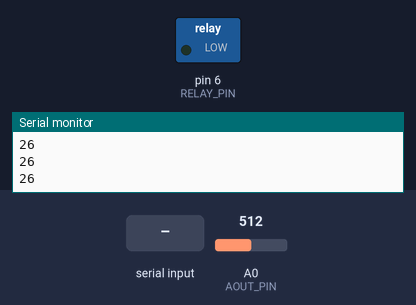
Bench run of a sketch on a simulated Arduino Uno, built with avr-gcc and run on an emulated ATmega328P. On the bench: switched loads named in the sketch (green lamp = pin HIGH), the last lines printed to the serial monitor. The inputs (shaded band) are chosen by the test bench; at power-on: A0 (AOUT_PIN) = 512.

Above: at 1.2 s.
1.3 s: "led_off" received over Serial
At 2.8 s:
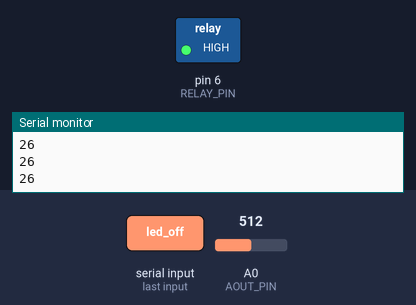
4.0 s: "led_on" received over Serial
At 6.0 s:
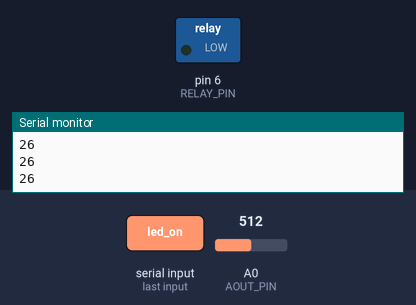
Timing chart, 0 to 7.5 s (numbered marks = the images above; inputs shaded):
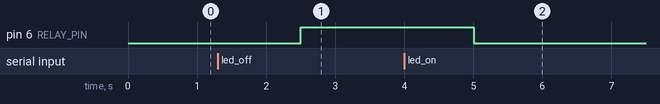

Measured:
- after the input at 1.3 s, pin 6 (RELAY_PIN): LOW → HIGH after 1.2 s
- after the input at 4.0 s, pin 6 (RELAY_PIN): HIGH → LOW after 1.0 s

The sketch:

arduino.ino
```cpp
#define AOUT_PIN A0 // Arduino pin that connects to AOUT pin of moisture sensor
int RELAY_PIN = 6;

const int OpenAirReading = 592;   //calibration data 1
const int WaterReading = 287;     //calibration data 2
int MoistureLevel = 0;
int SoilMoisturePercentage = 0;

void setup() {
  Serial.begin(9600);
  pinMode(RELAY_PIN, OUTPUT);
}

void loop() {
  MoistureLevel = analogRead(AOUT_PIN);
  //MoistureLevel = analogRead(A0);  //update based on the analog Pin selected
  //Serial.println(soilMoistureValue);
  SoilMoisturePercentage = map(MoistureLevel, OpenAirReading, WaterReading, 0, 100);

  if (SoilMoisturePercentage >= 100)
  {
    Serial.println("100");
  }
  else if (SoilMoisturePercentage <= 0)
  {
    Serial.println("0");
  }
  else if (SoilMoisturePercentage > 0 && SoilMoisturePercentage < 100)
  {
    Serial.println(SoilMoisturePercentage);
    //Serial.println("%");
  }

  //Serial.println(MoistureLevel);

  if (Serial.available()) {  // check for incoming serial data
      String command = Serial.readString();  // read command from serial port
      if (command == "led_on") {  // turn on LED
         digitalWrite(RELAY_PIN, LOW);
         }
      else if (command == "led_off") {  // turn off LED
         digitalWrite(RELAY_PIN, HIGH);
      }
  /*
else if (command == "read_a0") {  // read and send A0 analog value
      if (SoilMoisturePercentage >= 100)
  {
    Serial.println("100");
  }
  else if (SoilMoisturePercentage <= 0)
  {
    Serial.println("0");
  }
  else if (SoilMoisturePercentage > 0 && SoilMoisturePercentage < 100)
  {
    Serial.println(SoilMoisturePercentage);
    //Serial.println("%");
  }

      }

      */
}
delay(500);
}
```
